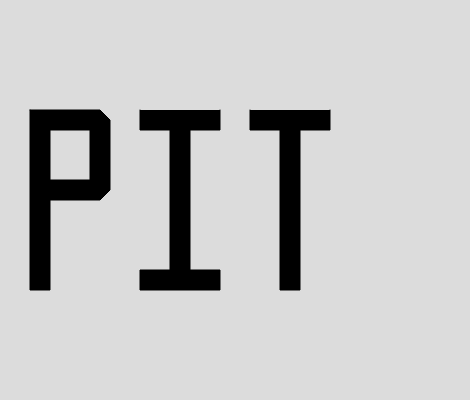
Frame 1 (no input)
Frame 60 (no input): identical to frame 1, image omitted
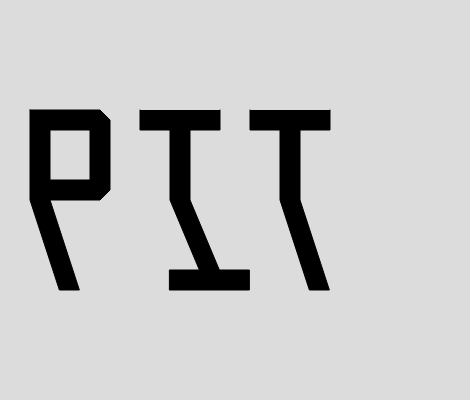
Frame 120 (the mouse pressed at the canvas centre since frame 60)

The p5.js sketch that drew these frames (run headless with seeded random() and noise() and a simulated clock; from frame 60 on, the mouse is pressed at the canvas centre):

// p5.js sketch
// ── sketch.js
function setup() {
  createCanvas(470,400);
}

function draw() {
  background(220);
fill(0)

beginShape();
  vertex(30,110);
  vertex(30,200);
  vertex(30 + mouseX/8,290);
  vertex(50 + mouseX/8,290);
  vertex(50,200);
  vertex(100,200);
  vertex(110,190);
  vertex(110,120);
  vertex(100,110);

beginContour();
  vertex(50,180);
  vertex(50,130);
  vertex(90,130);
  vertex(90,180);
endContour();
  
endShape();
  
  
beginShape();
  vertex(140,110);
  vertex(140,130);
  vertex(170,130);
  vertex(170,200);
  vertex(170 + mouseX/8,270);
  vertex(140 + mouseX/8,270);
  vertex(140 + mouseX/8,290);
  vertex(220 + mouseX/8,290);
  vertex(220 + mouseX/8,270);
  vertex(190 + mouseX/8,270);
  vertex(190,200);
  vertex(190,130);
  vertex(220,130);
  vertex(220,110);
endShape();
  
  
  
beginShape();
  vertex(250,110);
  vertex(250,130);
  vertex(280,130);
  vertex(280,200);
  vertex(280 + mouseX/8,290);
  vertex(300 + mouseX/8,290);
  vertex(300,200);
  vertex(300,130);
  vertex(330,130);
  vertex(330,110);
endShape();
}
